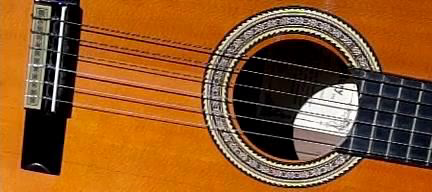
#> input picture frame 1 of media/guitar.mp4-Mag20Ideal-lo72-hi92-color.avi, 432 x 192 px, given in place of guitar.mp4, which was not available
$ python noisyVideoGenerator.py   (Python 2 division)
#> lines starting #> are read from the running program, lines starting #| are printed output that depends on the picture
import cv2

# determine what OpenCV version we are using
try:
    import cv2.cv as cv

    USE_CV2 = True
except ImportError:
    # OpenCV 3.x does not have cv2.cv submodule
    USE_CV2 = False

import sys
import numpy as np

def sp_noise(image,prob):
    '''
    Add salt and pepper noise to image
    prob: Probability of the noise
    '''
    output = np.zeros(image.shape, np.uint8)
    thres = 1 - prob
    for i in range(image.shape[0]):
        for j in range(image.shape[1]):
            rdn = np.random.random()
            if rdn < prob:
                output[i][j] = 0
            elif rdn > thres:
                output[i][j] = 255
            else:
                output[i][j] = image[i][j]
    return output

def addNoiseToVideo(vidFname, vidFnameOut, maxFrames, noise_type, noise_param):

    # for Gaussian noise
#> called with vidFname = 'media/guitar.mp4', maxFrames = 60000, noise_type = 'uniform', noise_param = 1
    mean = 0

    print "Reading:", vidFname,

    # get vid properties
    vidReader = cv2.VideoCapture(vidFname)
    if USE_CV2:
        # OpenCV 2.x interface
        vidFrames = int(vidReader.get(cv.CV_CAP_PROP_FRAME_COUNT))
        width = int(vidReader.get(cv.CV_CAP_PROP_FRAME_WIDTH))
        height = int(vidReader.get(cv.CV_CAP_PROP_FRAME_HEIGHT))
        fps = int(vidReader.get(cv.CV_CAP_PROP_FPS))
        func_fourcc = cv.CV_FOURCC
    else:
        # OpenCV 3.x interface
        vidFrames = int(vidReader.get(cv2.CAP_PROP_FRAME_COUNT))
        width = int(vidReader.get(cv2.CAP_PROP_FRAME_WIDTH))
        height = int(vidReader.get(cv2.CAP_PROP_FRAME_HEIGHT))
        fps = int(vidReader.get(cv2.CAP_PROP_FPS))
        func_fourcc = cv2.VideoWriter_fourcc

    if np.isnan(fps):
        fps = 30

    print ' %d frames' % vidFrames,
    print ' (%d x %d)' % (width, height),
    print ' FPS:%d' % fps

    # video Writer
    fourcc = func_fourcc('M', 'J', 'P', 'G')
    vidWriter = cv2.VideoWriter(vidFnameOut, fourcc, int(fps), (width, height), 1)
    print 'Writing:', vidFnameOut

    # how many frames
    nrFrames = min(vidFrames, maxFrames)

    print 'FrameNr:',
    for frameNr in range(nrFrames):
        print frameNr,
        sys.stdout.flush()

        if frameNr < nrFrames:
            # read frame
            _, im = vidReader.read()

            if im is None:
                # if unexpected, quit
                break

            if noise_type == 'gaussian':
                noise = cv2.randn(np.zeros(im.shape), (mean, mean, mean), (noise_param, noise_param, noise_param))
                # noise_param is the STD
                im = im + noise
            elif noise_type == 's&p':
                im = sp_noise(im, noise_param/2)
                # noise_param is the noise probability
            elif noise_type == 'uniform':
                noise = cv2.randu(np.zeros(im.shape), (-noise_param,-noise_param,-noise_param), (noise_param,noise_param,noise_param))
                # noise_param is the maximal value of the uniform
                im = im + noise

            im[im>255] = 255
            im[im<0] = 0

            # write to disk
            res = cv2.convertScaleAbs(im)
            vidWriter.write(res)
#> this loop made 16 passes
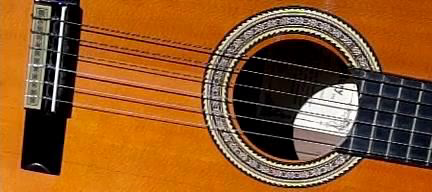
#> input picture frame 1 of media/guitar.mp4-Mag20Ideal-lo72-hi92-color.avi, 432 x 192 px, given in place of guitar.mp4, which was not available
#> after the loop:
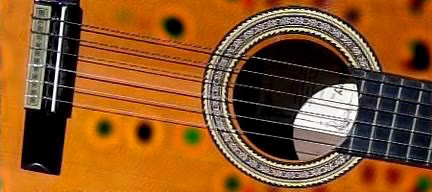
#> res: shape (192, 432, 3); mean B, G, R 39.9, 85.2, 138.1

    # free the video reader/writer
    vidReader.release()
    vidWriter.release()

################# main script
def main():

    # vidFname = 'media/baby.mp4';
    # vidFname = 'media/WIN_20151208_17_11_27_Pro.mp4.normalized.avi'
    # vidFname = 'media/embryos01_30s.mp4'
    vidFname = 'guitar.mp4'
    vidFolder = 'media/'

    # maximum nr of frames to process
    maxFrames = 60000

    # noise parameters
    noise_type = 'uniform' #possible values 'gaussian', 'uniform' and 's&p'
    # gaussian
    std = 50
    mean = 0
    # salt and pepper
    prob = 0.1 # for salt and pepper noise
    #uniform
    max_u = 1

    # output video filename
    output_folder = 'media/noisy videos/'
    if noise_type == 'gaussian':
        vidFnameOut = output_folder + vidFname + '-noisy-%s-%d.avi' % (noise_type, std)
    elif noise_type == 's&p':
        vidFnameOut = output_folder + vidFname + '-noisy-%s-%1.2f.avi' % (noise_type, prob)
    elif noise_type == 'uniform':
        vidFnameOut = output_folder + vidFname + '-noisy-%s-%d.avi' % (noise_type, max_u)

    addNoiseToVideo(vidFolder + vidFname, vidFnameOut, maxFrames, noise_type, max_u)

if __name__ == "__main__":
    main()

$ run again, starting later in the video
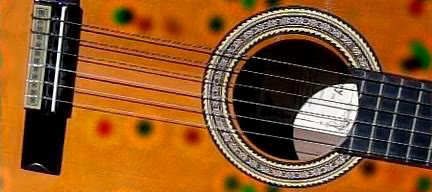
#> input picture frame 12 of media/guitar.mp4-Mag20Ideal-lo72-hi92-color.avi, 432 x 192 px, given in place of guitar.mp4, which was not available
#> the loop in addNoiseToVideo, `for frameNr in range(nrFrames):` made 5 passes
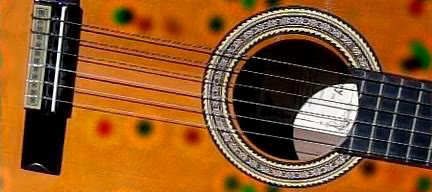
#> input picture frame 12 of media/guitar.mp4-Mag20Ideal-lo72-hi92-color.avi, 432 x 192 px, given in place of guitar.mp4, which was not available
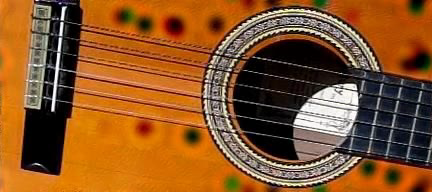
#> input picture frame 13 of media/guitar.mp4-Mag20Ideal-lo72-hi92-color.avi, 432 x 192 px, given in place of guitar.mp4, which was not available
